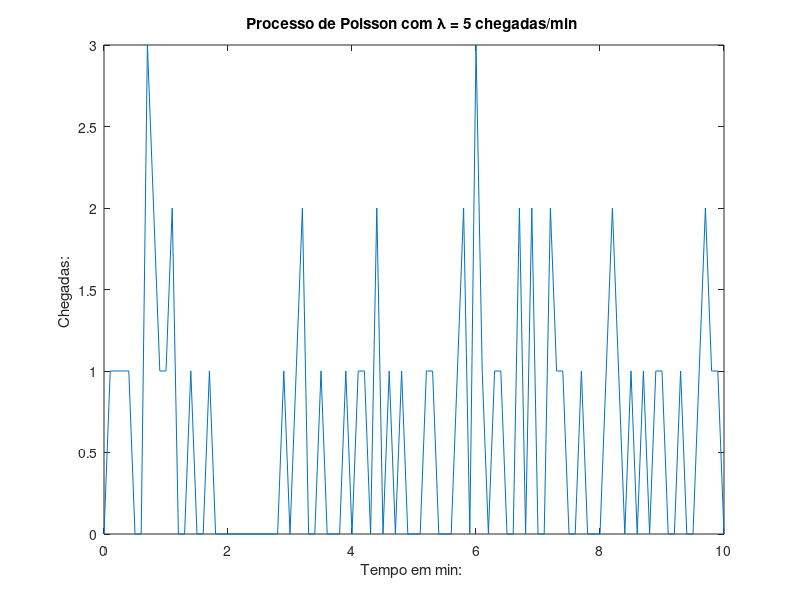

MATLAB code for this plot:
lambda = 5; 
T = 10; 
t_interval = 0:0.1:T; 
function a = poissonarrivals(lambda, T)
    pkg load statistics
    b = ceil(1.1 * lambda * T);
    a = cumsum(exprnd(1/lambda, 1, b));
    while (a(end) < T)
        a_new = a(end) + cumsum(exprnd(1/lambda, 1, b));
        a = [a, a_new];
    end
    a = a(a <= T);
end
function B = poissonprocess(lambda, t)
    a = poissonarrivals(lambda, max(t));
    B = histc(a, t);
end
B = poissonprocess(lambda, t_interval);
plot(t_interval, B);
xlabel('Tempo em min: ');
ylabel('Chegadas: ');
title('Processo de Poisson com \lambda = 5 chegadas/min ');
